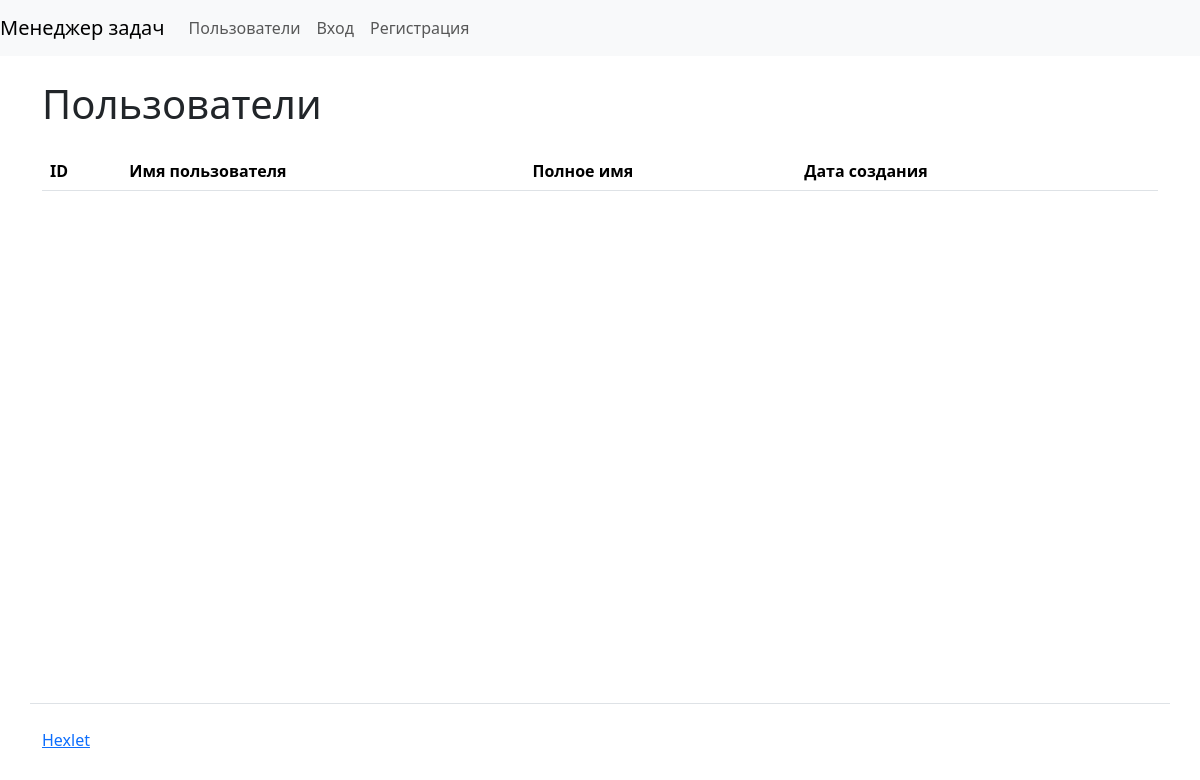
The app's page /users/, older data.
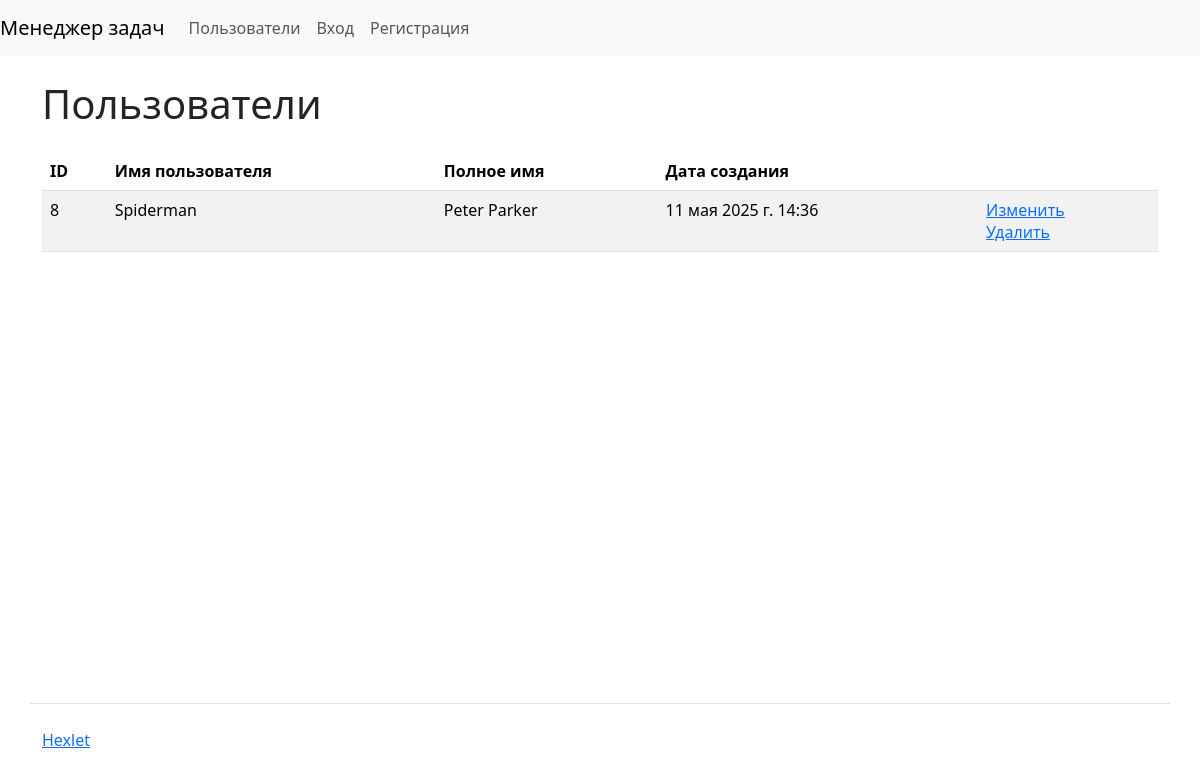
The same page, newer data.
### task_manager/users/models.py (models this page shows)
class CustomUser(AbstractUser):
    def __str__(self):
        return self.get_full_name()

### task_manager/users/views.py (the view)
# urls.py: path('', views.UsersList.as_view(), name='users'),
class UsersList(ListView):
    model = CustomUser
    template_name = 'users/userlist.html'
    context_object_name = 'user_list'
    def get_queryset(self):
        return CustomUser.objects.all()

### task_manager/users/templates/users/userlist.html
{% extends 'base.html' %}
{% load django_bootstrap5 %}
{% load i18n %}
{% block content %}
<h1 class="my-4">{% translate 'Users' %}</h1>
<table class="table table-striped">
    <thead>
      <tr>
        <th>{% translate 'ID' %}</th>
        <th>{% translate 'Username' %}</th>
        <th>{% translate 'Full name' %}</th>
        <th>{% translate 'Date of creation' %}</th>
        <th></th>
      </tr>
    </thead>
    <tbody>
        {% for user in user_list %}
        <tr>
          <td>{{ user.pk }}</td>
          <td>{{ user.username }}</td>
          <td>{{ user.first_name }} {{ user.last_name }}</td>
          <td>{{ user.date_joined }}</td>
          <td>
            <a href="{% url 'users:update_user' pk=user.pk %}">{% translate 'Edit' %}</a>
            <br>
            <a href="{% url 'users:delete_user' pk=user.pk %}">{% translate 'Delete' %}</a>
          </td>
        </tr>
        {% endfor %}
    </tbody>
  </table>
  {% endblock %}

### task_manager/templates/base.html (shortened to what this page needs)
{% load django_bootstrap5 %}
{% load i18n %}
{% get_current_language as LANGUAGE_CODE %}
{% bootstrap_css %}
<!DOCTYPE html>
<html lang="{{ LANGUAGE_CODE }}">
  <head>
  </head>
  <body class="d-flex flex-column min-vh-100">
    <nav class="navbar navbar-expand-lg navbar-light bg-light">
      <a class="navbar-brand" href="{% url 'home' %}">{% translate "Task manager" %}</a>
      <div class="collapse navbar-collapse" id="navbarToggleExternalContent">
        <ul class="navbar-nav">
          <li class="nav-item">
            <a class="nav-link" href="{% url 'users:users' %}">{% translate "Users" %}</a>
          </li>
        {% if request.user.is_authenticated %}
          <li class="nav-item">
            <a class="nav-link" href="{% url 'statuses:statuses' %}">{% translate "Statuses" %}</a>
          </li>
          <li class="nav-item">
            <a class="nav-link" href="{% url 'labels:labels' %}">{% translate "Labels" %}</a>
          </li>
          <li class="nav-item">
            <a class="nav-link" href="{% url 'tasks:tasks' %}">{% translate "Tasks" %}</a>
          </li>
          <li class="nav-item">
            <form method="post" action="{% url 'logout' %}" class="d-inline">
                {% csrf_token %}
                <button type="submit" class="btn btn-link nav-link">
                    {% translate "Logout" %}
                </button>
            </form>
          </li>
        {% else %}
          <li class="nav-item">
            <a class="nav-link" href="{% url 'login' %}">{% translate "Login" %}</a>
          </li>
          <li class="nav-item">
            <a class="nav-link" href="{% url 'users:register' %}">{% translate "Sign up" %}</a>
          </li>
          {% endif %}
        </ul>
      </div>
    </nav>
    <div class="container wrapper flex-grow-1">
        {% block content %}
        {% endblock %}
    </div>
    <footer>
      <div class="container my-5 pt-4 border-top">
        <a target="_blank" href="https://ru.hexlet.io">Hexlet</a>
      </div>
    </footer>
  </body>
</html>

### task_manager/templates/base.html (style rules this page uses)
.navbar-nav { display: flex; align-items: center; flex-grow: 1; }

Row changes from the older to the newer data that the page shows:
added CustomUser: pk "8", username "Spiderman", first_name "Peter", last_name "Parker", date_joined "11 мая 2025 г. 14:36"
